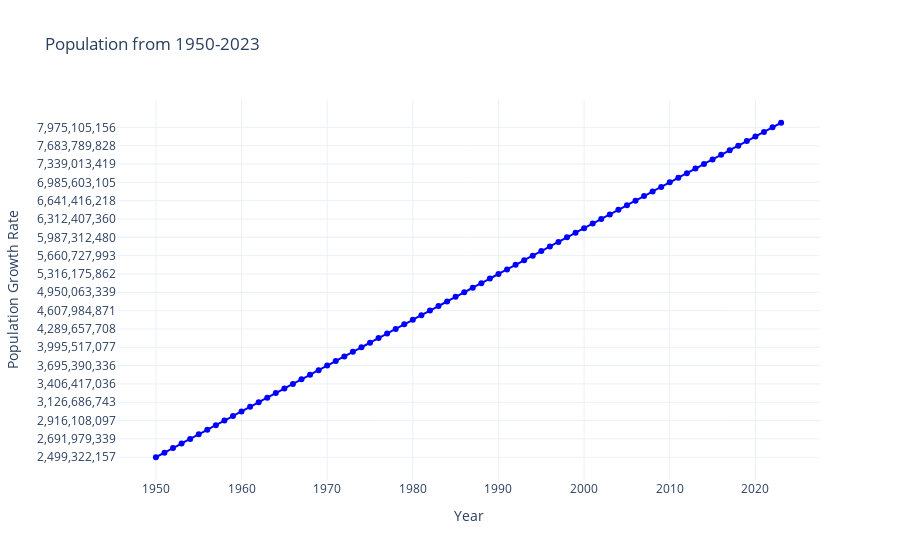

Notebook cell for this chart:
### Code cell
fig = px.line(data, x="Year", y="Population Growth Rate", title='Population from 1950-2023',
              labels={'Year': 'Year', 'Population Growth Rate': 'Population Growth Rate'},
              line_shape='spline', markers=True, template='plotly_white')

fig.update_traces(line=dict(color='blue'))

fig.show()

### Figure 1 — Plotly figure (JSON) as saved in the notebook; plotly's stock layout.template omitted (floating-point values rounded to 4 significant figures)
{"data": [{"hovertemplate": "Year=%{x}<br>Population Growth Rate=%{y}<extra></extra>", "legendgroup": "", "line": {"color": "blue", "dash": "solid", "shape": "spline"}, "marker": {"symbol": "circle"}, "mode": "markers+lines", "name": "", "orientation": "h", "showlegend": false, "type": "scatter", "x": [1950, 1951, 1952, 1953, 1954, 1955, 1956, 1957, 1958, 1959, 1960, 1961, 1962, 1963, 1964, 1965, 1966, 1967, 1968, 1969, 1970, 1971, 1972, 1973, 1974, 1975, 1976, 1977, 1978, 1979, 1980, 1981, 1982, 1983, 1984, 1985, 1986, 1987, 1988, 1989, 1990, 1991, 1992, 1993, 1994, 1995, 1996, 1997, 1998, 1999, 2000, 2001, 2002, 2003, 2004, 2005, 2006, 2007, 2008, 2009, 2010, 2011, 2012, 2013, 2014, 2015, 2016, 2017, 2018, 2019, 2020, 2021, 2022, 2023], "xaxis": "x", "y": ["2,499,322,157", "2,543,130,380", "2,590,270,899", "2,640,278,797", "2,691,979,339", "2,746,072,141", "2,801,002,631", "2,857,866,857", "2,916,108,097", "2,970,292,188", "3,019,233,434", "3,068,370,609", "3,126,686,743", "3,195,779,247", "3,267,212,338", "3,337,111,983", "3,406,417,036", "3,475,448,166", "3,546,810,808", "3,620,655,275", "3,695,390,336", "3,770,163,092", "3,844,800,885", "3,920,251,504", "3,995,517,077", "4,069,437,231", "4,142,505,882", "4,215,772,490", "4,289,657,708", "4,365,582,871", "4,444,007,706", "4,524,627,658", "4,607,984,871", "4,691,884,238", "4,775,836,074", "4,861,730,613", "4,950,063,339", "5,040,984,495", "5,132,293,974", "5,223,704,308", "5,316,175,862", "5,406,245,867", "5,492,686,093", "5,577,433,523", "5,660,727,993", "5,743,219,454", "5,825,145,298", "5,906,481,261", "5,987,312,480", "6,067,758,458", "6,148,898,975", "6,230,746,982", "6,312,407,360", "6,393,898,365", "6,475,751,478", "6,558,176,119", "6,641,416,218", "6,725,948,544", "6,811,597,272", "6,898,305,908", "6,985,603,105", "7,073,125,425", "7,161,697,921", "7,250,593,370", "7,339,013,419", "7,426,597,537", "7,513,474,238", "7,599,822,404", "7,683,789,828", "7,764,951,032", "7,840,952,880", "7,909,295,151", "7,975,105,156", "8,045,311,447"], "yaxis": "y"}], "layout": {"legend": {"tracegroupgap": 0}, "title": {"text": "Population from 1950-2023"}, "xaxis": {"anchor": "y", "domain": [0, 1], "title": {"text": "Year"}}, "yaxis": {"anchor": "x", "domain": [0, 1], "title": {"text": "Population Growth Rate"}}}}
